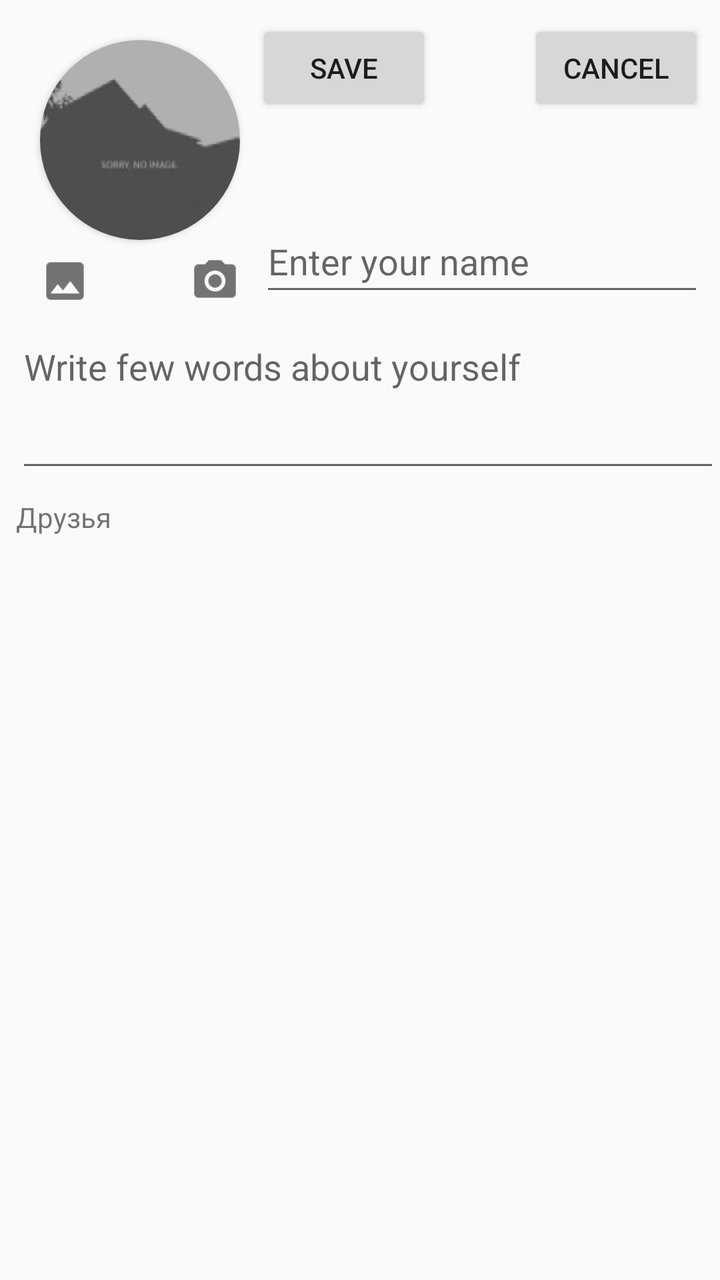
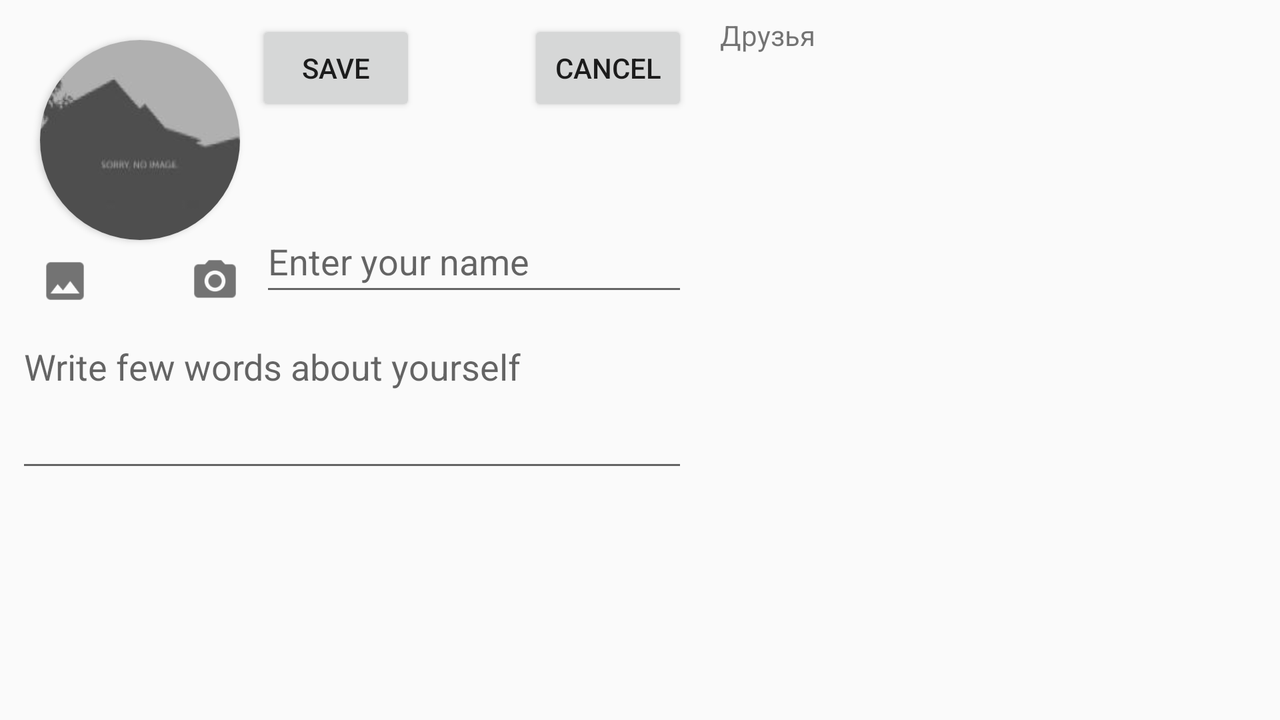

First picture: res/layout/ on a phone held upright. Second picture: the repository's own variant of that layout, on a device whose configuration matches the variant's folder. Source for both follows.
<!-- AndroidManifest.xml: application theme AppTheme -->
<!-- res/layout/edit_user_information_fragment.xml -->
<?xml version="1.0" encoding="utf-8"?>
<android.support.constraint.ConstraintLayout xmlns:android="http://schemas.android.com/apk/res/android"
    xmlns:app="http://schemas.android.com/apk/res-auto"
    xmlns:tools="http://schemas.android.com/tools"
    android:layout_width="match_parent"
    android:layout_height="match_parent">

    <android.support.v7.widget.CardView
        android:id="@+id/cvCircleView"
        android:layout_width="100dp"
        android:layout_height="100dp"
        android:layout_centerHorizontal="true"
        android:layout_marginStart="20dp"
        android:layout_marginTop="20dp"
        android:innerRadius="0dp"
        android:shape="ring"
        android:thicknessRatio="1.9"
        app:cardCornerRadius="50dp"
        app:layout_constraintStart_toStartOf="parent"
        app:layout_constraintTop_toTopOf="parent">

        <ImageView
            android:id="@+id/ivEditAvatar"
            android:layout_width="100dp"
            android:layout_height="100dp"
            android:scaleType="centerCrop"
            android:src="@drawable/no_image"
            app:layout_constraintBottom_toTopOf="@+id/guideline3"
            app:layout_constraintEnd_toEndOf="parent"
            app:layout_constraintHorizontal_bias="1.0"
            app:layout_constraintStart_toStartOf="parent"
            app:layout_constraintTop_toTopOf="parent"
            app:layout_constraintVertical_bias="0.0" />
    </android.support.v7.widget.CardView>

    <ImageButton
        android:id="@+id/ibGallery"
        android:layout_width="25dp"
        android:layout_height="25dp"
        android:layout_marginTop="8dp"
        android:background="#00ffffff"
        android:scaleType="centerCrop"
        android:src="@drawable/ic_gallery_black"
        android:visibility="visible"
        app:layout_constraintStart_toStartOf="@+id/cvCircleView"
        app:layout_constraintTop_toBottomOf="@+id/cvCircleView" />


    <ImageButton
        android:id="@+id/ibCamera"
        android:layout_width="25dp"
        android:layout_height="25dp"
        android:layout_marginTop="8dp"
        android:background="#00ffffff"
        android:scaleType="centerCrop"
        android:src="@drawable/ic_camera_alt_black"
        android:visibility="visible"
        app:layout_constraintEnd_toEndOf="@+id/cvCircleView"
        app:layout_constraintTop_toBottomOf="@+id/cvCircleView" />

    <EditText
        android:id="@+id/etEditName"
        android:layout_width="0dp"
        android:layout_height="48dp"
        android:layout_marginBottom="8dp"
        android:layout_marginEnd="8dp"
        android:layout_marginStart="10dp"
        android:ems="10"
        android:hint="@string/enter_your_name"
        android:inputType="textPersonName"
        android:text=""
        app:layout_constraintBottom_toTopOf="@+id/etAboutUser"
        app:layout_constraintEnd_toEndOf="parent"
        app:layout_constraintStart_toEndOf="@+id/cvCircleView" />

    <EditText
        android:id="@+id/etAboutUser"
        android:layout_width="0dp"
        android:layout_height="80dp"
        android:layout_marginStart="8dp"
        android:layout_marginTop="8dp"
        android:ems="10"
        android:gravity="top|left"
        android:hint="@string/write_few_words_about_yourself"
        android:inputType="textPersonName"
        android:text=""
        app:layout_constraintEnd_toEndOf="parent"
        app:layout_constraintHorizontal_bias="0.0"
        app:layout_constraintStart_toStartOf="parent"
        app:layout_constraintTop_toBottomOf="@+id/ibCamera" />

    <TextView
        android:id="@+id/tvNameError"
        android:layout_width="wrap_content"
        android:layout_height="wrap_content"
        android:text="@string/empty_field"
        android:textColor="#ff0000"
        android:visibility="gone"
        app:layout_constraintBottom_toTopOf="@+id/etEditName"
        app:layout_constraintStart_toStartOf="@+id/etEditName" />

    <Button
        android:id="@+id/btnSave"
        android:layout_width="wrap_content"
        android:layout_height="wrap_content"
        android:layout_marginStart="8dp"
        android:layout_marginTop="10dp"
        android:text="@string/save"
        app:layout_constraintStart_toEndOf="@+id/cvCircleView"
        app:layout_constraintTop_toTopOf="parent" />

    <Button
        android:id="@+id/btnCancel"
        android:layout_width="wrap_content"
        android:layout_height="wrap_content"
        android:layout_marginEnd="8dp"
        android:layout_marginTop="10dp"
        android:text="@string/cancel"
        app:layout_constraintEnd_toEndOf="parent"
        app:layout_constraintTop_toTopOf="parent" />

    <android.support.v7.widget.RecyclerView
        android:id="@+id/rvFriendList"
        android:layout_width="match_parent"
        android:layout_height="wrap_content"
        android:layout_marginTop="8dp"
        android:scrollbars="vertical"
        app:layout_constraintTop_toBottomOf="@+id/textView5" />

    <TextView
        android:id="@+id/textView5"
        android:layout_width="wrap_content"
        android:layout_height="wrap_content"
        android:layout_marginStart="8dp"
        android:layout_marginTop="8dp"
        android:text="Друзья"
        app:layout_constraintStart_toStartOf="parent"
        app:layout_constraintTop_toBottomOf="@+id/etAboutUser" />

    <TextView
        android:id="@+id/tvNoFriends"
        android:layout_width="wrap_content"
        android:layout_height="wrap_content"
        android:layout_marginBottom="8dp"
        android:layout_marginEnd="8dp"
        android:layout_marginTop="8dp"
        android:text="У вс пока нет друзей"
        android:visibility="gone"
        app:layout_constraintBottom_toBottomOf="parent"
        app:layout_constraintEnd_toEndOf="@+id/rvFriendList"
        app:layout_constraintStart_toStartOf="parent"
        app:layout_constraintTop_toBottomOf="@+id/textView5" />

</android.support.constraint.ConstraintLayout>
<!-- resources referenced by this layout -->
<resources>
  <!-- drawable ic_camera_alt_black: png bitmap (drawable-hdpi, 700 bytes) -->
  <!-- drawable ic_gallery_black: png bitmap (drawable-hdpi, 540 bytes) -->
  <!-- drawable no_image: jpg bitmap (drawable, 2841 bytes) -->
  <string name="cancel">Cancel</string>
  <string name="empty_field">This field can\'t be empty!</string>
  <string name="enter_your_name">Enter your name</string>
  <string name="save">Save</string>
  <string name="write_few_words_about_yourself">Write few words about yourself</string>
  <style name="AppTheme" parent="Theme.AppCompat.Light.DarkActionBar">
          
          <item name="colorPrimary">@color/colorPrimary</item>
          <item name="colorPrimaryDark">@color/colorPrimaryDark</item>
          <item name="colorAccent">@color/colorAccent</item>
      </style>
  <color name="colorPrimary">#FF9800</color>
  <color name="colorPrimaryDark">#F57C00</color>
  <color name="colorAccent">#757575</color>
</resources>
<!-- res/layout-land/edit_user_information_fragment.xml (the repository's variant of the layout above) -->
<!-- drawn on the phone turned sideways -->
<?xml version="1.0" encoding="utf-8"?>
<android.support.constraint.ConstraintLayout xmlns:android="http://schemas.android.com/apk/res/android"
    xmlns:app="http://schemas.android.com/apk/res-auto"
    xmlns:tools="http://schemas.android.com/tools"
    android:layout_width="match_parent"
    android:layout_height="match_parent">

    <android.support.v7.widget.CardView
        android:id="@+id/cvCircleView"
        android:layout_width="100dp"
        android:layout_height="100dp"
        android:layout_centerHorizontal="true"
        android:layout_marginStart="20dp"
        android:layout_marginTop="20dp"
        android:innerRadius="0dp"
        android:shape="ring"
        android:thicknessRatio="1.9"
        app:cardCornerRadius="50dp"
        app:layout_constraintStart_toStartOf="parent"
        app:layout_constraintTop_toTopOf="parent">

        <ImageView
            android:id="@+id/ivEditAvatar"
            android:layout_width="100dp"
            android:layout_height="100dp"
            android:scaleType="centerCrop"
            android:src="@drawable/no_image"
            app:layout_constraintBottom_toTopOf="@+id/guideline3"
            app:layout_constraintEnd_toEndOf="parent"
            app:layout_constraintHorizontal_bias="1.0"
            app:layout_constraintStart_toStartOf="parent"
            app:layout_constraintTop_toTopOf="parent"
            app:layout_constraintVertical_bias="0.0" />
    </android.support.v7.widget.CardView>

    <ImageButton
        android:id="@+id/ibGallery"
        android:layout_width="25dp"
        android:layout_height="25dp"
        android:layout_marginTop="8dp"
        android:background="#00ffffff"
        android:scaleType="centerCrop"
        android:src="@drawable/ic_gallery_black"
        android:visibility="visible"
        app:layout_constraintStart_toStartOf="@+id/cvCircleView"
        app:layout_constraintTop_toBottomOf="@+id/cvCircleView" />


    <ImageButton
        android:id="@+id/ibCamera"
        android:layout_width="25dp"
        android:layout_height="25dp"
        android:layout_marginTop="8dp"
        android:background="#00ffffff"
        android:scaleType="centerCrop"
        android:src="@drawable/ic_camera_alt_black"
        android:visibility="visible"
        app:layout_constraintEnd_toEndOf="@+id/cvCircleView"
        app:layout_constraintTop_toBottomOf="@+id/cvCircleView" />

    <EditText
        android:id="@+id/etEditName"
        android:layout_width="0dp"
        android:layout_height="48dp"
        android:layout_marginBottom="8dp"
        android:layout_marginEnd="8dp"
        android:layout_marginStart="10dp"
        android:ems="10"
        android:hint="@string/enter_your_name"
        android:inputType="textPersonName"
        android:text=""
        app:layout_constraintBottom_toTopOf="@+id/etAboutUser"
        app:layout_constraintEnd_toStartOf="@+id/guideline3"
        app:layout_constraintStart_toEndOf="@+id/cvCircleView" />

    <EditText
        android:id="@+id/etAboutUser"
        android:layout_width="0dp"
        android:layout_height="80dp"
        android:layout_marginEnd="8dp"
        android:layout_marginStart="8dp"
        android:layout_marginTop="8dp"
        android:ems="10"
        android:gravity="top|left"
        android:hint="@string/write_few_words_about_yourself"
        android:inputType="textPersonName"
        android:text=""
        app:layout_constraintEnd_toStartOf="@+id/guideline3"
        app:layout_constraintHorizontal_bias="0.0"
        app:layout_constraintStart_toStartOf="parent"
        app:layout_constraintTop_toBottomOf="@+id/ibCamera" />

    <TextView
        android:id="@+id/tvNameError"
        android:layout_width="wrap_content"
        android:layout_height="wrap_content"
        android:text="@string/empty_field"
        android:textColor="#ff0000"
        android:visibility="gone"
        app:layout_constraintBottom_toTopOf="@+id/etEditName"
        app:layout_constraintStart_toStartOf="@+id/etEditName" />

    <Button
        android:id="@+id/btnSave"
        android:layout_width="80dp"
        android:layout_height="wrap_content"
        android:layout_marginStart="8dp"
        android:layout_marginTop="10dp"
        android:text="@string/save"
        app:layout_constraintStart_toEndOf="@+id/cvCircleView"
        app:layout_constraintTop_toTopOf="parent" />

    <Button
        android:id="@+id/btnCancel"
        android:layout_width="80dp"
        android:layout_height="wrap_content"
        android:layout_marginEnd="8dp"
        android:layout_marginTop="10dp"
        android:text="@string/cancel"
        app:layout_constraintEnd_toStartOf="@+id/guideline3"
        app:layout_constraintTop_toTopOf="parent" />

    <android.support.v7.widget.RecyclerView
        android:id="@+id/rvFriendList"
        android:layout_width="0dp"
        android:layout_height="wrap_content"
        android:layout_marginEnd="8dp"
        android:layout_marginTop="8dp"
        android:scrollbars="vertical"
        app:layout_constraintEnd_toEndOf="parent"
        app:layout_constraintStart_toStartOf="@+id/guideline3"
        app:layout_constraintTop_toBottomOf="@+id/textView5" />

    <TextView
        android:id="@+id/textView5"
        android:layout_width="wrap_content"
        android:layout_height="wrap_content"
        android:layout_marginStart="8dp"
        android:layout_marginTop="8dp"
        android:text="Друзья"
        app:layout_constraintStart_toStartOf="@+id/guideline3"
        app:layout_constraintTop_toTopOf="parent" />

    <TextView
        android:id="@+id/tvNoFriends"
        android:layout_width="wrap_content"
        android:layout_height="wrap_content"
        android:layout_marginBottom="8dp"
        android:layout_marginEnd="8dp"
        android:layout_marginStart="8dp"
        android:layout_marginTop="8dp"
        android:text="У вс пока нет друзей"
        android:visibility="gone"
        app:layout_constraintBottom_toBottomOf="parent"
        app:layout_constraintEnd_toEndOf="@+id/rvFriendList"
        app:layout_constraintStart_toStartOf="@+id/guideline3"
        app:layout_constraintTop_toBottomOf="@+id/textView5" />

    <android.support.constraint.Guideline
        android:id="@+id/guideline3"
        android:layout_width="wrap_content"
        android:layout_height="wrap_content"
        android:orientation="vertical"
        app:layout_constraintGuide_percent="0.55" />

</android.support.constraint.ConstraintLayout>
